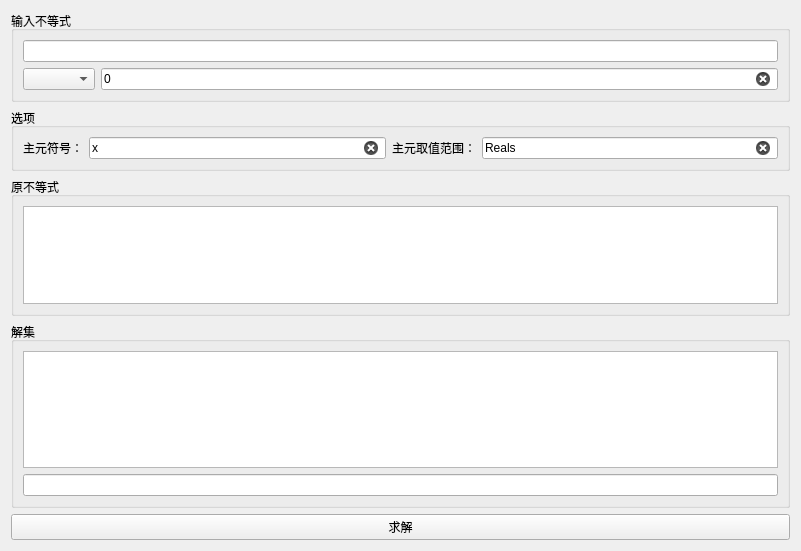
<?xml version="1.0" encoding="UTF-8"?>
<ui version="4.0">
 <class>budengshi</class>
 <widget class="QWidget" name="budengshi">
  <property name="geometry">
   <rect>
    <x>0</x>
    <y>0</y>
    <width>801</width>
    <height>551</height>
   </rect>
  </property>
  <property name="windowTitle">
   <string>Form</string>
  </property>
  <layout class="QGridLayout" name="gridLayout" rowstretch="1,1,3,4,1">
   <item row="0" column="0">
    <widget class="QGroupBox" name="groupBox_38">
     <property name="title">
      <string>输入不等式</string>
     </property>
     <layout class="QGridLayout" name="gridLayout_2">
      <item row="0" column="0" colspan="2">
       <widget class="QLineEdit" name="budengshi_zuoshi">
        <property name="clearButtonEnabled">
         <bool>true</bool>
        </property>
       </widget>
      </item>
      <item row="1" column="0">
       <widget class="QComboBox" name="budengshi_budenghao"/>
      </item>
      <item row="1" column="1">
       <widget class="QLineEdit" name="budengshi_youshi">
        <property name="text">
         <string>0</string>
        </property>
        <property name="clearButtonEnabled">
         <bool>true</bool>
        </property>
       </widget>
      </item>
     </layout>
    </widget>
   </item>
   <item row="1" column="0">
    <widget class="QGroupBox" name="groupBox_39">
     <property name="title">
      <string>选项</string>
     </property>
     <layout class="QHBoxLayout" name="horizontalLayout">
      <item>
       <widget class="QLabel" name="label_14">
        <property name="text">
         <string>主元符号：</string>
        </property>
       </widget>
      </item>
      <item>
       <widget class="QLineEdit" name="budengshi_zhuyuanfuhao">
        <property name="text">
         <string>x</string>
        </property>
        <property name="clearButtonEnabled">
         <bool>true</bool>
        </property>
       </widget>
      </item>
      <item>
       <widget class="QLabel" name="label_15">
        <property name="text">
         <string>主元取值范围：</string>
        </property>
       </widget>
      </item>
      <item>
       <widget class="QLineEdit" name="budengshi_quzhifanwei">
        <property name="text">
         <string>Reals</string>
        </property>
        <property name="clearButtonEnabled">
         <bool>true</bool>
        </property>
       </widget>
      </item>
     </layout>
    </widget>
   </item>
   <item row="2" column="0">
    <widget class="QGroupBox" name="groupBox_37">
     <property name="title">
      <string>原不等式</string>
     </property>
     <layout class="QGridLayout" name="gridLayout_3">
      <item row="0" column="0">
       <widget class="QGraphicsView" name="budengshi_yuanshi">
        <property name="url" stdset="0">
         <url>
          <string>about:blank</string>
         </url>
        </property>
       </widget>
      </item>
     </layout>
    </widget>
   </item>
   <item row="3" column="0">
    <widget class="QGroupBox" name="groupBox_40">
     <property name="title">
      <string>解集</string>
     </property>
     <layout class="QGridLayout" name="gridLayout_4">
      <item row="0" column="0">
       <widget class="QGraphicsView" name="budengshi_jieji">
        <property name="url" stdset="0">
         <url>
          <string>about:blank</string>
         </url>
        </property>
       </widget>
      </item>
      <item row="1" column="0">
       <widget class="QLineEdit" name="budengshi_jieji_lineedit"/>
      </item>
     </layout>
    </widget>
   </item>
   <item row="4" column="0">
    <widget class="QPushButton" name="budengshi_qiujie">
     <property name="text">
      <string>求解</string>
     </property>
    </widget>
   </item>
  </layout>
 </widget>
 <resources/>
 <connections/>
</ui>
